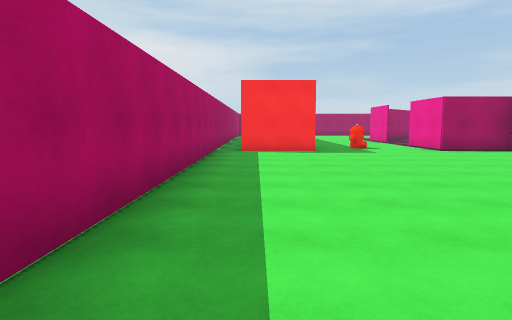
[1] (above)

24 first-person views from a walk through a scene from a Unity 3-D project. The camera is 1.5 m above the floor, tilts 6° down and sees 75° across. Doors are open. The floor is counted in squares, 2 m on a side. Each view is taken from the middle of a square. On the plan, view 1 faces up. The plan holds only what a view shows up to about 11 squares ahead; the rest is blank. The place goes on beyond the plan. The player is left out.

[2]
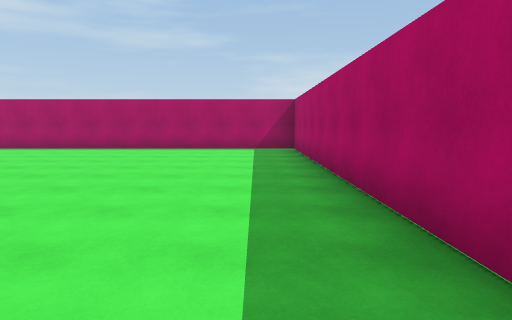

[3]
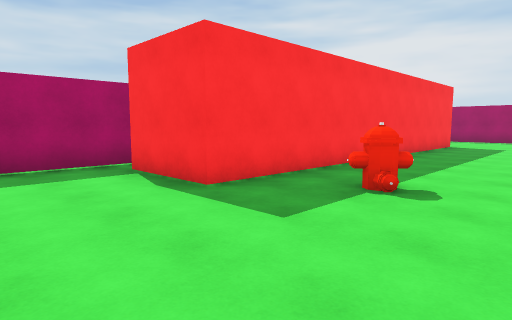

[4]
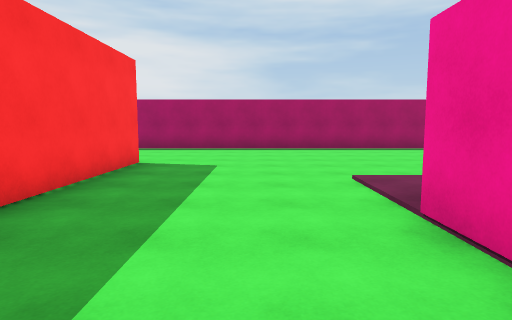

[5]
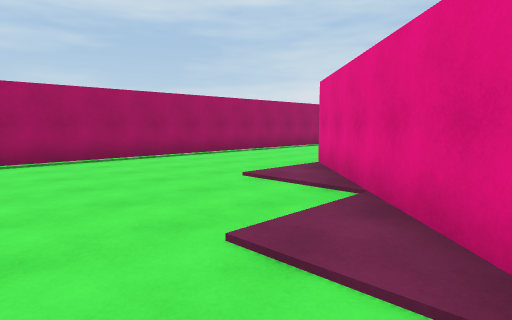

[6]
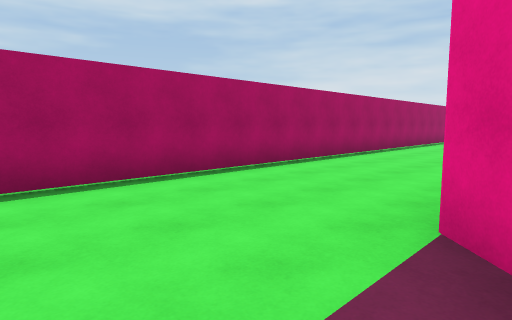

[7]
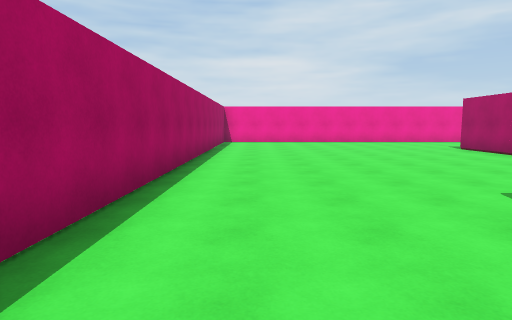

[8]
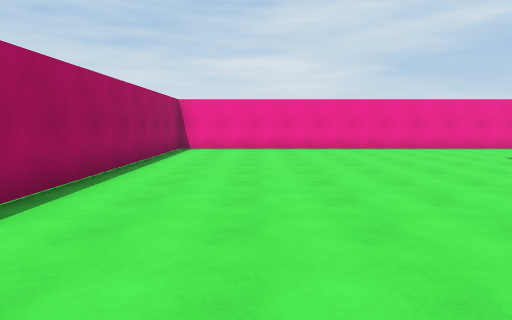

[9]
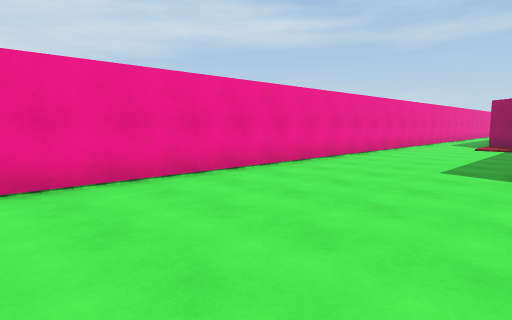

[10]
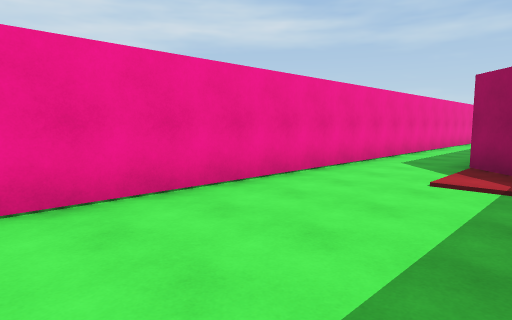

[11]
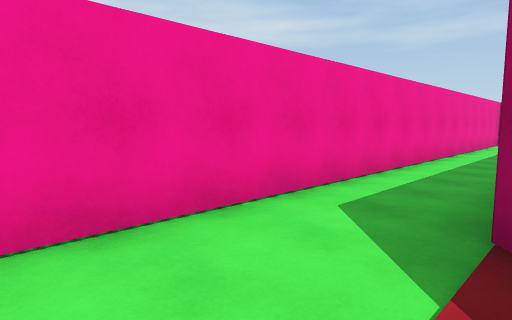

[12]
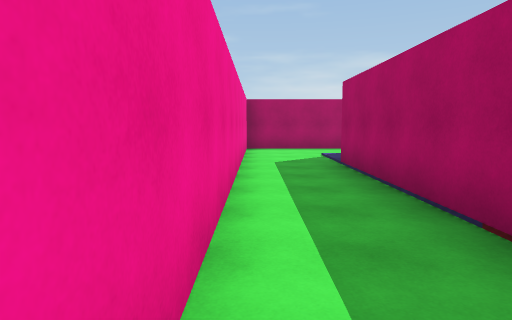

[13]
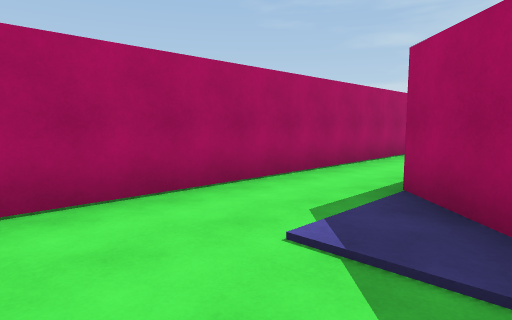

[14]
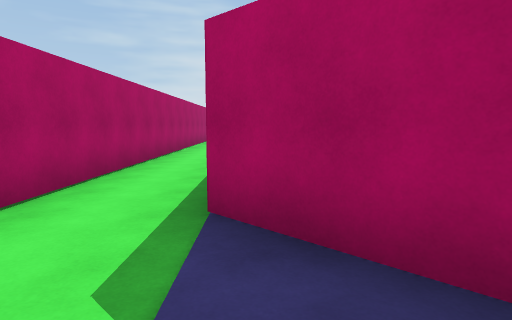

[15]
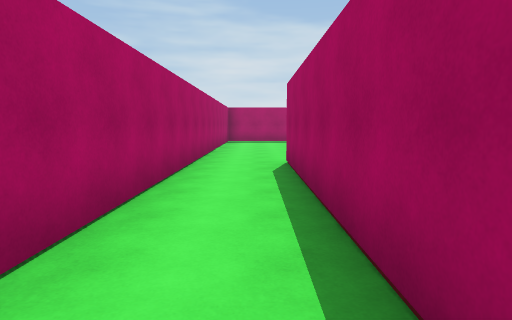

[16]
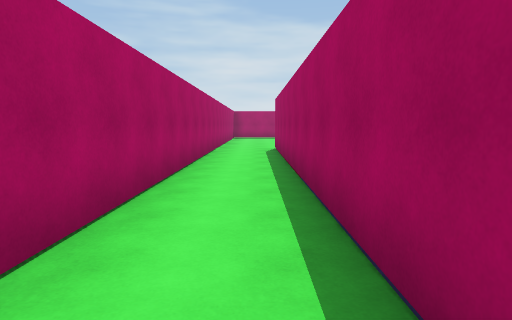

[17]
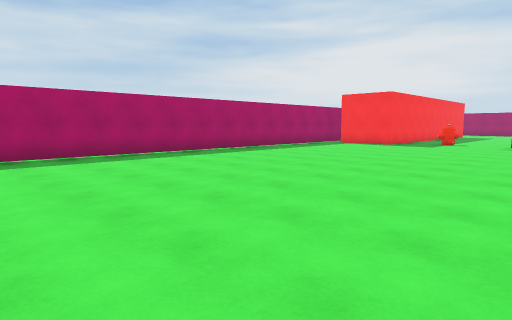

[18]
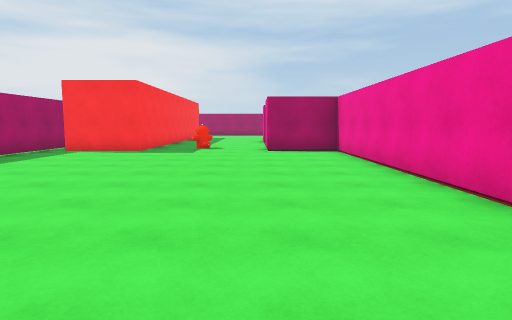

[19]
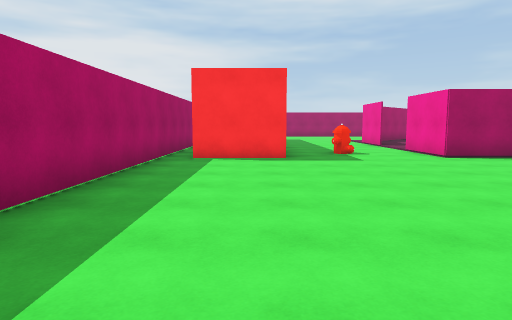

[20]
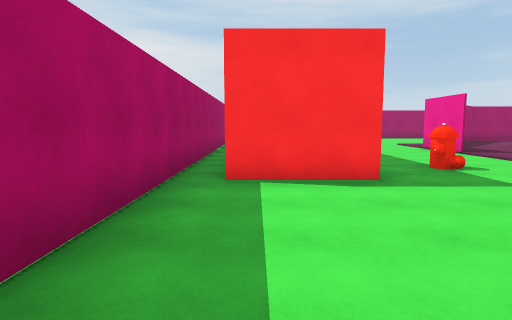

[21]
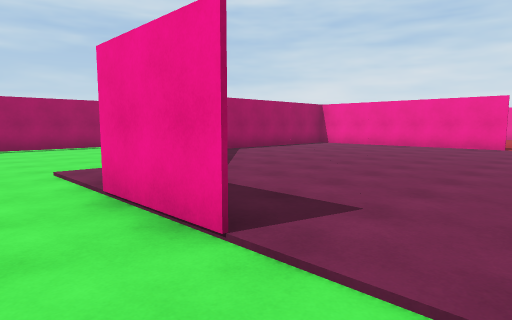

[22]
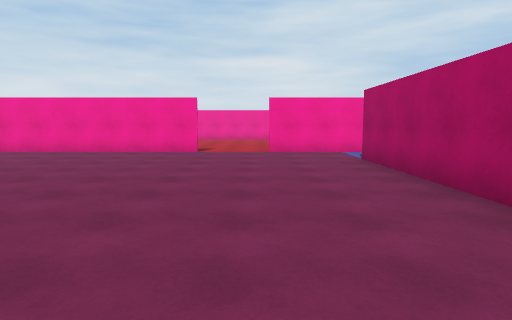

[23]
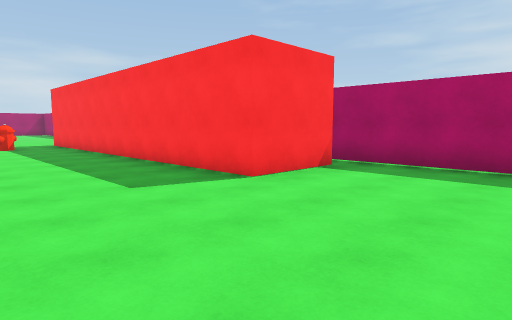

[24]
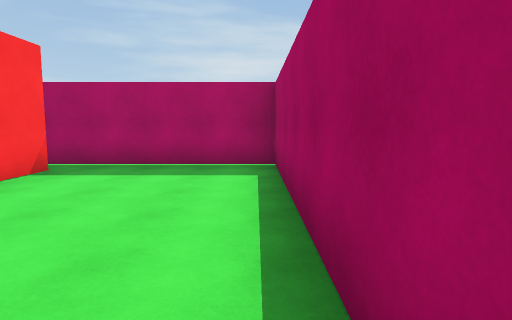

### Floor plan
Points are (right, up) in squares from view 1. A wall is a line through its corners. A room is listed if a view was taken in it or the views show most of it. See-through windows are left out.
Room 1 (views 1, 2, 3, 4, 5, 6, 7, 8, 9, 10, 11, 12, 13, 14, 15, 16, 17, 18, 19, 20, 21, 23, 24)
walls: (5.3, 13.6) (5.3, 15.8); (7.3, 2.9) (7.3, 9.5) (5.3, 9.5) (5.3, 11.8); (5.9, 16.2) (9.4, 19.7); (-1.2, 16.1) (-1.2, -4.2) (27.4, -4.2); (-0.5, 19.6) (1.7, 19.6) (1.7, 9.5) (-0.5, 9.5); (17.4, -2.4) (7.4, -2.4); (21.2, 15.6) (23.4, 15.6); (24.6, 8.4) (25.4, 7.6); (25.4, 4) (25.4, -0.4); (24.8, -1) (23.3, -2.5); (27.3, -3.8) (27.3, 23.4) (-1.2, 23.4) (-1.2, 19.1)
ways out: open door at (5.3, 12.7) to room 2; open door at (9.3, -1.7)
objects: other object (3, 11)
Room 2 (view 22)
walls: (15.3, 13.5) (15.3, 19.2); (9, 9.7) (13.4, 9.7); (12.1, 19.6) (10.4, 19.6); (15.3, 9) (15.3, 11.6)
ways out: open door at (5.3, 12.7) to room 1; open door at (15.3, 12.7)

Positions as (right, up) in squares from view 1, and headings:
1: (0, 0), facing up
2: (0, 6), facing down
3: (5, 7), facing up-left
4: (4, 13), facing up
5: (4, 16), facing up-right
6: (7, 19), facing up-right
7: (13, 22), facing right
8: (17, 21), facing right
9: (23, 21), facing down-right
10: (24, 14), facing down-right
11: (25, 10), facing down-right
12: (27, 6), facing down
13: (27, -1), facing down-left
14: (26, -2), facing left
15: (14, -3), facing left
16: (18, -3), facing left
17: (7, -3), facing up-left
18: (5, 0), facing up
19: (1, 2), facing up
20: (0, 5), facing up
21: (4, 12), facing up-right
22: (6, 12), facing right
23: (5, 23), facing down-left
24: (5, 23), facing left
